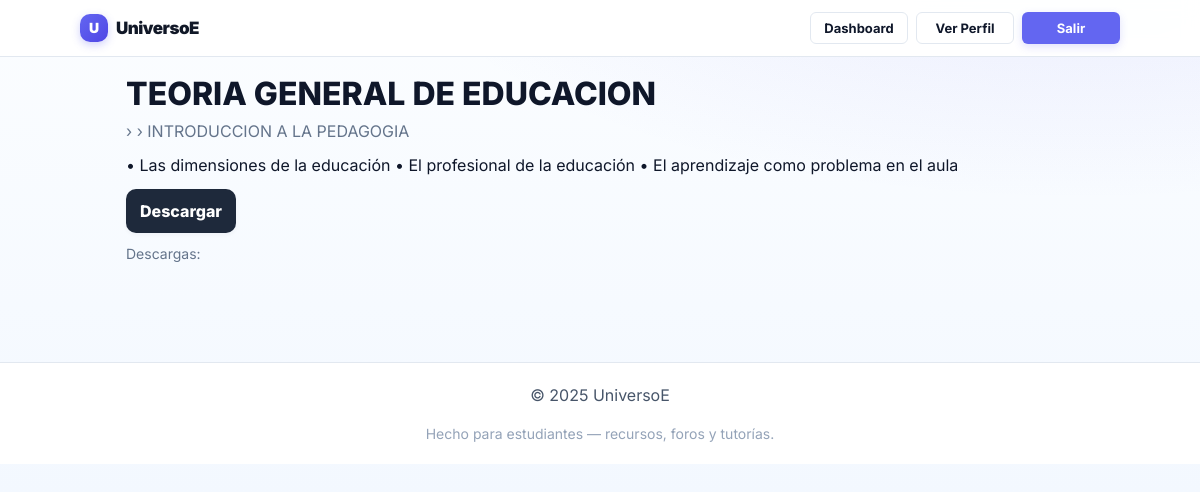
The app's page /recursos/facultad-de-educacion/pedagogia-basica/introduccion-a-la-pedagogia/teoria-general-de-educacion/ (signed in) with its own data.
### core/models.py (models this page shows, shortened)
class Recurso(models.Model):
    TIPO_CHOICES = [("apunte", "Apunte/Resumen"), ("guia", "Guía/Ejercicios"), ("prueba", "Prueba/Examen"), ("otros", "Otros")]
    FORMATO_CHOICES = [("pdf","PDF"),("ppt","PPT/PPTX"),("doc","DOC/DOCX"), ("zip","ZIP"),("img","Imagen"),("otro","Otro")]
    SEMESTRE_CHOICES = [(1,"1"),(2,"2")]
    titulo = models.CharField(max_length=160); slug = models.SlugField(max_length=180, blank=True)
    autor = models.ForeignKey(User, on_delete=models.SET_NULL, null=True, blank=True)
    ramo = models.ForeignKey(Ramo, on_delete=models.CASCADE, related_name="recursos")
    descripcion = models.TextField(blank=True)
    archivo = models.FileField(upload_to=resource_upload_to, max_length=300)
    tipo = models.CharField(max_length=12, choices=TIPO_CHOICES, default="apunte")
    formato = models.CharField(max_length=10, choices=FORMATO_CHOICES, default="pdf")
    anio = models.PositiveIntegerField(blank=True, null=True)
    semestre = models.IntegerField(choices=SEMESTRE_CHOICES, blank=True, null=True)
    tags = TaggableManager(blank=True); creado_en = models.DateTimeField(auto_now_add=True)
    class Meta: ordering = ["-creado_en"]

class Ramo(models.Model):
    carrera = models.ForeignKey(Carrera, on_delete=models.CASCADE, related_name="ramos")
    nombre  = models.CharField(max_length=120)
    codigo  = models.CharField(max_length=20, blank=True)
    slug    = models.SlugField(max_length=130, blank=True)
    class Meta: unique_together = ("carrera", "slug"); ordering = ["nombre"]

### core/views.py (the view)
# urls.py: path("recursos/<slug:area_slug>/<slug:carrera_slug>/<slug:ramo_slug>/<slug:recurso_slug>/", views.recurso_detalle, name="recurso_detalle"),
@login_required
def recurso_detalle(request, area_slug, carrera_slug, ramo_slug, recurso_slug):
    recurso = get_object_or_404(Recurso.objects.select_related("ramo", "ramo__carrera", "ramo__carrera__area"), slug=recurso_slug, ramo__slug=ramo_slug, ramo__carrera__slug=carrera_slug, ramo__carrera__area__slug=area_slug)
    return render(request, "recursos/detalle.html", {"recurso": recurso})

### templates/recursos/detalle.html (shortened to what this page needs)
{% extends "base.html" %}
{% block content %}
<article class="r-detail" style="max-width:980px;margin:18px auto;padding:0 16px">
  <h2 style="margin:0 0 6px">{{ recurso.titulo }}</h2>
  <p class="r-path" style="color:#64748b;margin:0 0 10px">
    {{ recurso.area.nombre }} › {{ recurso.carrera.nombre }} › {{ recurso.ramo.nombre }}
  </p>
  {% if recurso.descripcion %}
    <p class="r-desc" style="margin:0 0 12px">{{ recurso.descripcion }}</p>
  {% endif %}
  <a class="btn btn-primary"
     href="{% url 'recurso_descargar' recurso.pk %}"
     style="display:inline-block;text-decoration:none;border:0;border-radius:10px;padding:10px 14px;font-weight:800;background:#1e293b;color:#fff">
    Descargar
  </a>
  <div style="margin-top:10px;color:#64748b;font-size:14px">
    Descargas: {{ recurso.descargas }}
  </div>
</article>
{% endblock %}

### static/styles.css (style rules this page uses)
:root { --bg-0: #fbfdff; --bg-1: #eef5ff; --surface: #ffffff; --ink: #0f172a; --muted: #64748b; --brand: #111827; --accent: #6366f1; --accent-700: #4f46e5; --accent-50: #eef2ff; --success: #10b981; --danger: #ef4444; --border: #e2e8f0; --radius-lg: 16px; --radius-md: 10px; --radius-sm: 6px; --shadow-sm: 0 2px 4px rgba(15,23,42,.04); --shadow-md: 0 8px 24px rgba(15,23,42,.08); --shadow-lg: 0 20px 50px rgba(15,23,42,.15); --content-max: 1080px; --gutter: 20px; }
*, *::before, *::after { box-sizing: border-box; }
html,body { height: 100%; }
body { margin: 0; color: var(--ink); background: radial-gradient(1000px 400px at 90% -10%, rgba(99,102,241,.12), transparent 70%), radial-gradient(800px 400px at 0% 110%, rgba(14,165,233,.10), transparent 70%), linear-gradient(180deg, var(--bg-0), var(--bg-1)); font-family: Inter, system-ui, -apple-system, Segoe UI, Roboto, Arial, sans-serif; line-height: 1.5; -webkit-font-smoothing: antialiased; -moz-osx-font-smoothing: grayscale; }
a { color: var(--accent); text-decoration: none; }
h1,h2,h3 { margin: 0 0 8px; line-height: 1.2; }
h2 { font-weight: 800; }
p { margin: 0 0 16px; }
.btn { --btn-h: 44px; display: inline-flex; align-items: center; justify-content: center; height: var(--btn-h); padding: 0 16px; border-radius: 12px; border: 1px solid transparent; font-weight: 700; letter-spacing: 0; text-decoration: none; transition: all 0.2s ease; box-shadow: var(--shadow-sm); cursor: pointer; }
.btn-primary { background: var(--accent); color: #fff; }
:root { --nav-item-h: 32px; --nav-pad-x: 12px; --nav-radius: 6px; }

### records on screen
Recurso: titulo "TEORIA GENERAL DE EDUCACION", ramo.nombre "INTRODUCCION A LA PEDAGOGIA", descripcion "• Las dimensiones de la educación • El profesional de la educación • El aprendizaje como problema en el aula"
